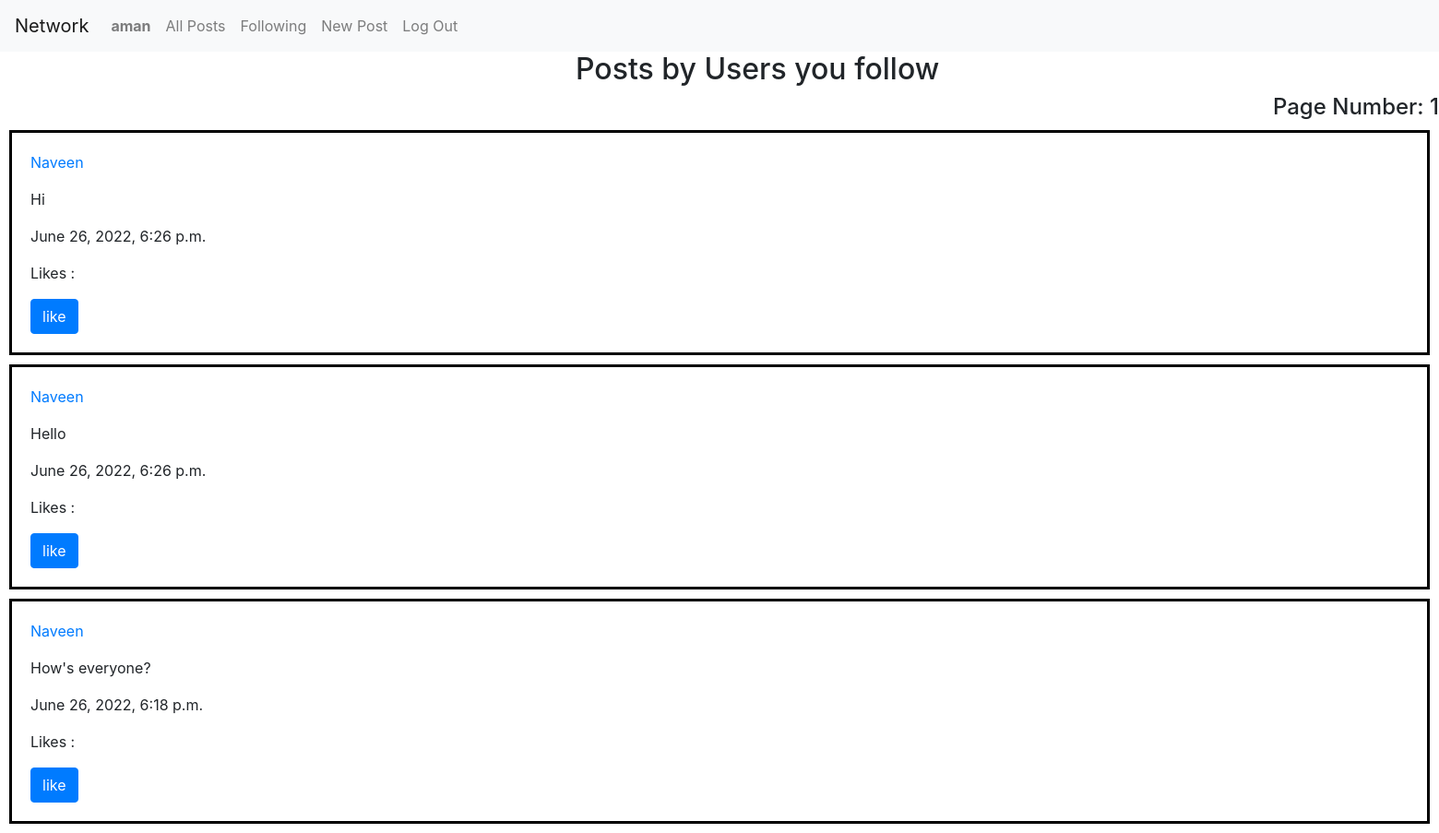
Page /following (signed in) on the committed database.
### network/models.py (models this page shows, shortened)
class User(AbstractUser):
    followers = models.ManyToManyField("self", symmetrical=False, blank=True, related_name="following")

class Post(models.Model):
    creator =  models.ForeignKey('User', on_delete=PROTECT, default=None, related_name='post_creator' )
    Description = models.CharField(max_length=1064)
    timestamp = models.DateTimeField(default = timezone.now)
    liked_by = models.ManyToManyField('User', default=None, blank=True, related_name='post_likes')

### network/views.py (the view)
# urls.py: path("following", views.following, name="following"),
def following(request):
    viewer = User.objects.get(username = request.user)
    viewer_following_list = viewer.following.all()
    posts = Post.objects.filter(creator__in = viewer_following_list).order_by('-timestamp')
    paginator = Paginator(posts, 10)
    page_number = request.GET.get('page')
    page_obj = paginator.get_page(page_number)
    return render(request, "network/following.html",{
        "posts":posts,
        'page_obj': page_obj,
    })

### network/templates/network/following.html (shortened to what this page needs)
{% extends "network/layout.html" %}
{% load static %}
{% block body %}
 <h2>Posts by Users you follow</h2>
 <div class="Pages">
    <h4 style="text-align: right;">Page Number: {{page_obj.number}}</h4>
</div>
{% for post in page_obj %}
<div class="posts">
        <p> <a href="{% url 'profile' post.creator.username  %}">{{post.creator}}</p></a>
        <p id="pre"> {{post.Description}}</p>
        <p>{{post.timestamp}}</p>
        <p id="like-count -{{post.id}}">Likes :</p>
        {% if user.is_authenticated %}
        <div id="like-view-{{post.id}}" style="display: {% if user in post.liked_by.all %} none {% else %} block {% endif %}">
            <button class="btn btn-primary" value="like" onclick="like_post({{post.id}})" class="likeunlike" id="like-{{post.id}}">like</button>
        </div>
        {% endif %}
</div>
{% endfor%}
{% endblock %}

### network/templates/network/layout.html (shortened to what this page needs)
{% load static %}
<!DOCTYPE html>
<html lang="en">
    <head>
        <link rel="stylesheet" href="https://stackpath.bootstrapcdn.com/bootstrap/4.4.1/css/bootstrap.min.css">
        <link href="{% static 'network/styles.css' %}" rel="stylesheet">
    </head>
    <body>
        <nav class="navbar navbar-expand-lg navbar-light bg-light">
            <a class="navbar-brand" href="#">Network</a>
            <div>
              <ul class="navbar-nav mr-auto">
                {% if user.is_authenticated %}
                    <li class="nav-item">
                        <a class="nav-link" href="#"><strong>{{ user.username }}</strong></a>
                    </li>
                {% endif %}
                <li class="nav-item">
                  <a class="nav-link" href="{% url 'index' %}">All Posts</a>
                </li>
                {% if user.is_authenticated %}
                    <li class="nav-item">
                        <a class="nav-link" href="{% url 'following' %}">Following</a>
                    </li>
                    <li class="nav-item">
                        <a class="nav-link" href="{% url 'new' %}">New Post</a>
                    </li>
                    <li class="nav-item">
                        <a class="nav-link" href="{% url 'logout' %}">Log Out</a>
                    </li>
                {% endif %}
              </ul>
            </div>
          </nav>
        <div class="body">
            {% block body %}
            {% endblock %}
        </div>
    </body>
</html>

### network/static/network/styles.css (style rules this page uses)
h2 { position: relative; animation-name: h2; animation-duration: 2s; animation-fill-mode: forwards; }
.posts { border: solid; border-color: black; padding: 20px; margin: 10px; }

### rows in the picture
User: username "aman"
Post: creator "Naveen", Description "Hi", timestamp "June 26, 2022, 6:26 p.m."
Post: creator "Naveen", Description "Hello", timestamp "June 26, 2022, 6:26 p.m."
Post: creator "Naveen", Description "How's everyone?", timestamp "June 26, 2022, 6:18 p.m."

### other values in the picture
{{ page_obj.number }} "1"
